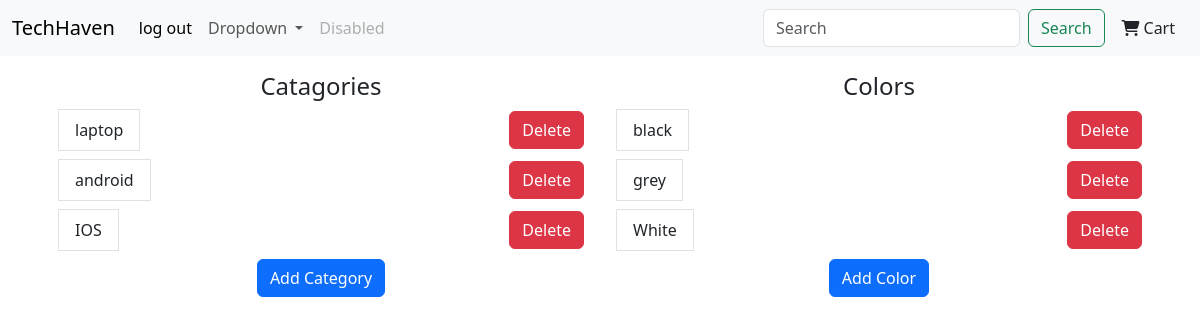
Before: /categories-colors/list/ (signed in) with the older database file.
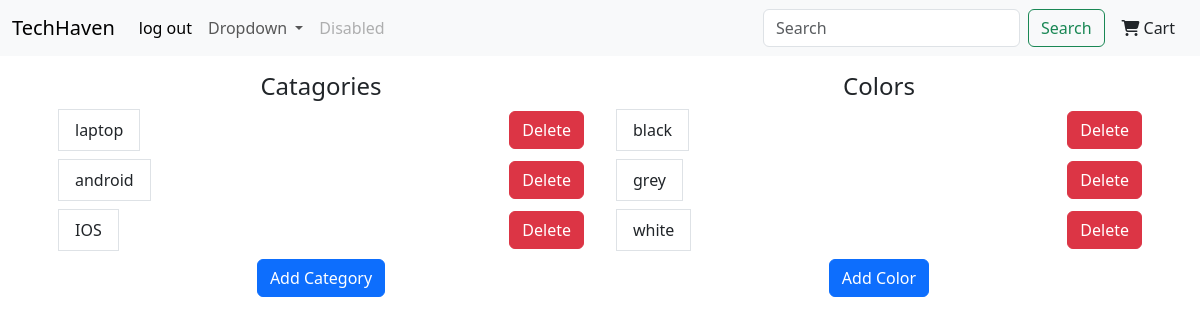
After: the same page with the newer database file.
### products/models.py (models this page shows, shortened)
class Category(models.Model):
    id = models.UUIDField(primary_key=True, default=uuid.uuid4, editable=False)
    name= models.CharField(max_length=100, unique=True)

class Color(models.Model):
    id = models.UUIDField(primary_key=True, default=uuid.uuid4, editable=False)
    name = models.CharField(max_length=50, unique=True)

### products/views.py (the view)
# urls.py: path('categories-colors/list/', list_categories_and_colors, name='list_categories_and_colors'),
@admin_required
def list_categories_and_colors(request):
    categories = Category.objects.all()
    colors = Color.objects.all()
    return render(request, 'products/list.html', {'categories': categories, 'colors': colors})

### products/templates/products/list.html (shortened to what this page needs)
{% extends "layout.html" %}
{% block content %}
<div class = "w-100 d-flex">
    <div class="w-50  p-3 d-flex flex-column align-items-center">
        <h4>Catagories</h4>
        <ul class ="list-group w-100">
            {% for category in categories %}
                <div class="d-flex justify-content-between align-items-center mb-2">
                    <li class="list-group-item">{{category.name}}</li>
                    <form method="POST" action="{% url 'delete_category' category.id %}">
                            <button type="submit" class="btn btn-danger">Delete</button>
                    </form>
                </div>
            {% endfor %}
        </ul>
        <button class="btn btn-primary"><a href="{% url 'category_add'%}" style="text-decoration: none;color:white">Add Category</a></button>
    </div>
    <div class="w-50  p-3 d-flex flex-column align-items-center">
        <h4>Colors</h4>
        <ul class ="list-group w-100">
            {% for color in colors %}
                <div class="d-flex justify-content-between align-items-center mb-2">
                    <li class="list-group-item">{{color.name}}</li>
                    <form method="POST" action="{% url 'delete_color' color.id %}">
                            <button type="submit" class="btn btn-danger">Delete</button>
                    </form>
                </div>
            {% endfor %}
        </ul>
        <button class="btn btn-primary"><a href="{% url 'color_add'%}" style="text-decoration: none; color:white;">Add Color</a></button>
    </div>
{% endblock %}

Changed rows visible on the page:
removed Color: name "White"
added Color: name "white"
